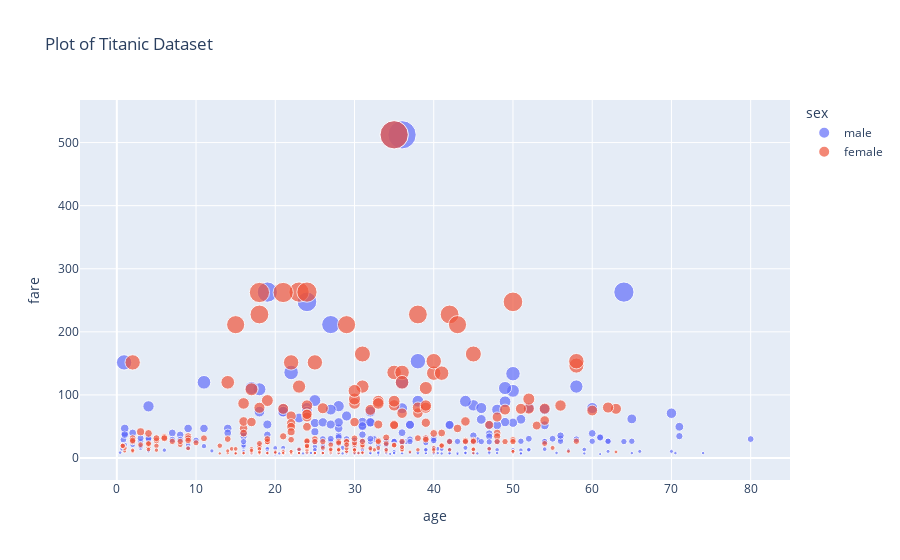

Notebook cell for this chart:
### Code cell
## scatter plot (scatter plot are created between 2 numeric variables)
px.scatter(df, x="age", y= "fare",color = "sex", size= 'fare', title="Plot of Titanic Dataset")

### Figure 1 — Plotly figure (JSON) as saved in the notebook; plotly's stock layout.template omitted (floating-point values rounded to 4 significant figures; data arrays with more than 128 entries replaced by an {"elided": "..."} marker saying what was removed)
{"data": [{"hovertemplate": "sex=male<br>age=%{x}<br>fare=%{marker.size}<extra></extra>", "legendgroup": "male", "marker": {"color": "#636efa", "size": {"elided": "577 float values"}, "sizemode": "area", "sizeref": 1.281, "symbol": "circle"}, "mode": "markers", "name": "male", "orientation": "v", "showlegend": true, "type": "scatter", "x": {"elided": "577 float values"}, "xaxis": "x", "y": {"elided": "577 float values"}, "yaxis": "y"}, {"hovertemplate": "sex=female<br>age=%{x}<br>fare=%{marker.size}<extra></extra>", "legendgroup": "female", "marker": {"color": "#EF553B", "size": {"elided": "314 float values"}, "sizemode": "area", "sizeref": 1.281, "symbol": "circle"}, "mode": "markers", "name": "female", "orientation": "v", "showlegend": true, "type": "scatter", "x": {"elided": "314 float values"}, "xaxis": "x", "y": {"elided": "314 float values"}, "yaxis": "y"}], "layout": {"legend": {"itemsizing": "constant", "title": {"text": "sex"}, "tracegroupgap": 0}, "title": {"text": "Plot of Titanic Dataset"}, "xaxis": {"anchor": "y", "domain": [0, 1], "title": {"text": "age"}}, "yaxis": {"anchor": "x", "domain": [0, 1], "title": {"text": "fare"}}}}
